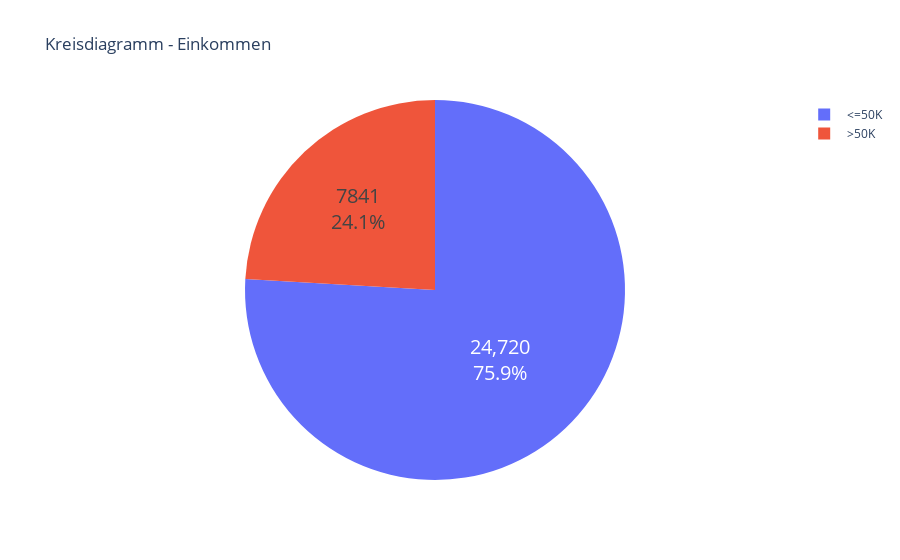

Here is the notebook cell this chart was saved with:
### Code cell
# Erstellung von Pandas-Serien für die Arbeitsklassen mit einem Einkommen von über 50.000 
df = data.loc[data['Einkommen'] == '>50K',['Arbeitsbereich']]
Arbeitsbereich_type = df['Arbeitsbereich'].value_counts()
labels = list(Arbeitsbereich_type.index)
aggregate = list(Arbeitsbereich_type)

fig = px.pie(data, 'Einkommen', title='Kreisdiagramm - Einkommen').update_traces(hoverinfo='value', textinfo='percent+value', textfont_size=20)
fig.show()

### Figure 1 — Plotly figure (JSON) as saved in the notebook; plotly's stock layout.template omitted (floating-point values rounded to 4 significant figures; data arrays with more than 128 entries replaced by an {"elided": "..."} marker saying what was removed)
{"data": [{"domain": {"x": [0, 1], "y": [0, 1]}, "hoverinfo": "value", "hovertemplate": "Einkommen=%{label}<extra></extra>", "labels": {"elided": "32561 str values"}, "legendgroup": "", "name": "", "showlegend": true, "textfont": {"size": 20}, "textinfo": "percent+value", "type": "pie"}], "layout": {"legend": {"tracegroupgap": 0}, "title": {"text": "Kreisdiagramm - Einkommen"}}}
